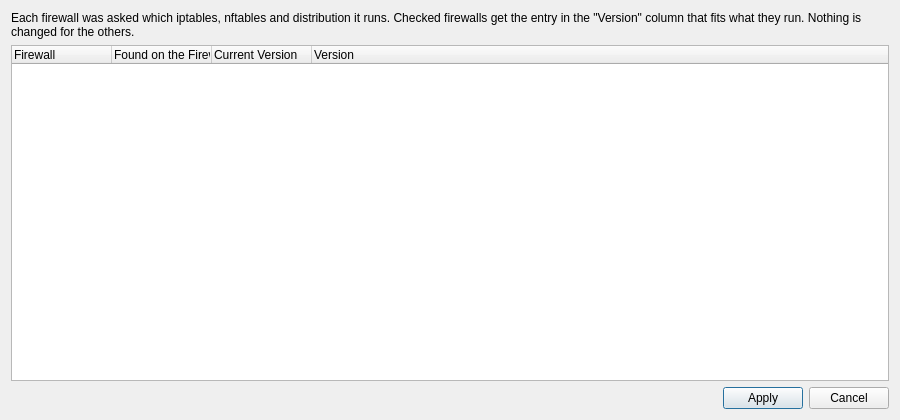
<?xml version="1.0" encoding="UTF-8"?>
<ui version="4.0">
 <class>LookupVersionsDialog_q</class>
 <widget class="QDialog" name="LookupVersionsDialog_q">
  <property name="geometry">
   <rect>
    <x>0</x>
    <y>0</y>
    <width>900</width>
    <height>420</height>
   </rect>
  </property>
  <property name="windowTitle">
   <string>Lookup Versions of All Firewalls</string>
  </property>
  <layout class="QVBoxLayout" name="verticalLayout">
   <item>
    <widget class="QLabel" name="infoLabel">
     <property name="text">
      <string>Each firewall was asked which iptables, nftables and distribution it runs. Checked firewalls get the entry in the "Version" column that fits what they run. Nothing is changed for the others.</string>
     </property>
     <property name="wordWrap">
      <bool>true</bool>
     </property>
    </widget>
   </item>
   <item>
    <widget class="QTreeWidget" name="firewallList">
     <property name="rootIsDecorated">
      <bool>false</bool>
     </property>
     <property name="selectionMode">
      <enum>QAbstractItemView::SelectionMode::NoSelection</enum>
     </property>
     <column>
      <property name="text">
       <string>Firewall</string>
      </property>
     </column>
     <column>
      <property name="text">
       <string>Found on the Firewall</string>
      </property>
     </column>
     <column>
      <property name="text">
       <string>Current Version</string>
      </property>
     </column>
     <column>
      <property name="text">
       <string>Version</string>
      </property>
     </column>
    </widget>
   </item>
   <item>
    <layout class="QHBoxLayout" name="buttonLayout">
     <item>
      <spacer name="buttonSpacer">
       <property name="orientation">
        <enum>Qt::Orientation::Horizontal</enum>
       </property>
       <property name="sizeHint" stdset="0">
        <size>
         <width>40</width>
         <height>20</height>
        </size>
       </property>
      </spacer>
     </item>
     <item>
      <widget class="QPushButton" name="applyButton">
       <property name="text">
        <string>Apply</string>
       </property>
       <property name="default">
        <bool>true</bool>
       </property>
       <property name="toolTip">
        <string>Set the version of every checked firewall. The change can be undone
with Edit > Undo.</string>
       </property>
      </widget>
     </item>
     <item>
      <widget class="QPushButton" name="cancelButton">
       <property name="text">
        <string>Cancel</string>
       </property>
       <property name="toolTip">
        <string>Keep the versions of all firewalls as they are.</string>
       </property>
      </widget>
     </item>
    </layout>
   </item>
  </layout>
 </widget>
 <resources/>
 <connections>
  <connection>
   <sender>applyButton</sender>
   <signal>clicked()</signal>
   <receiver>LookupVersionsDialog_q</receiver>
   <slot>accept()</slot>
   <hints>
    <hint type="sourcelabel">
     <x>20</x>
     <y>20</y>
    </hint>
    <hint type="destinationlabel">
     <x>20</x>
     <y>20</y>
    </hint>
   </hints>
  </connection>
  <connection>
   <sender>cancelButton</sender>
   <signal>clicked()</signal>
   <receiver>LookupVersionsDialog_q</receiver>
   <slot>reject()</slot>
   <hints>
    <hint type="sourcelabel">
     <x>20</x>
     <y>20</y>
    </hint>
    <hint type="destinationlabel">
     <x>20</x>
     <y>20</y>
    </hint>
   </hints>
  </connection>
 </connections>
</ui>
